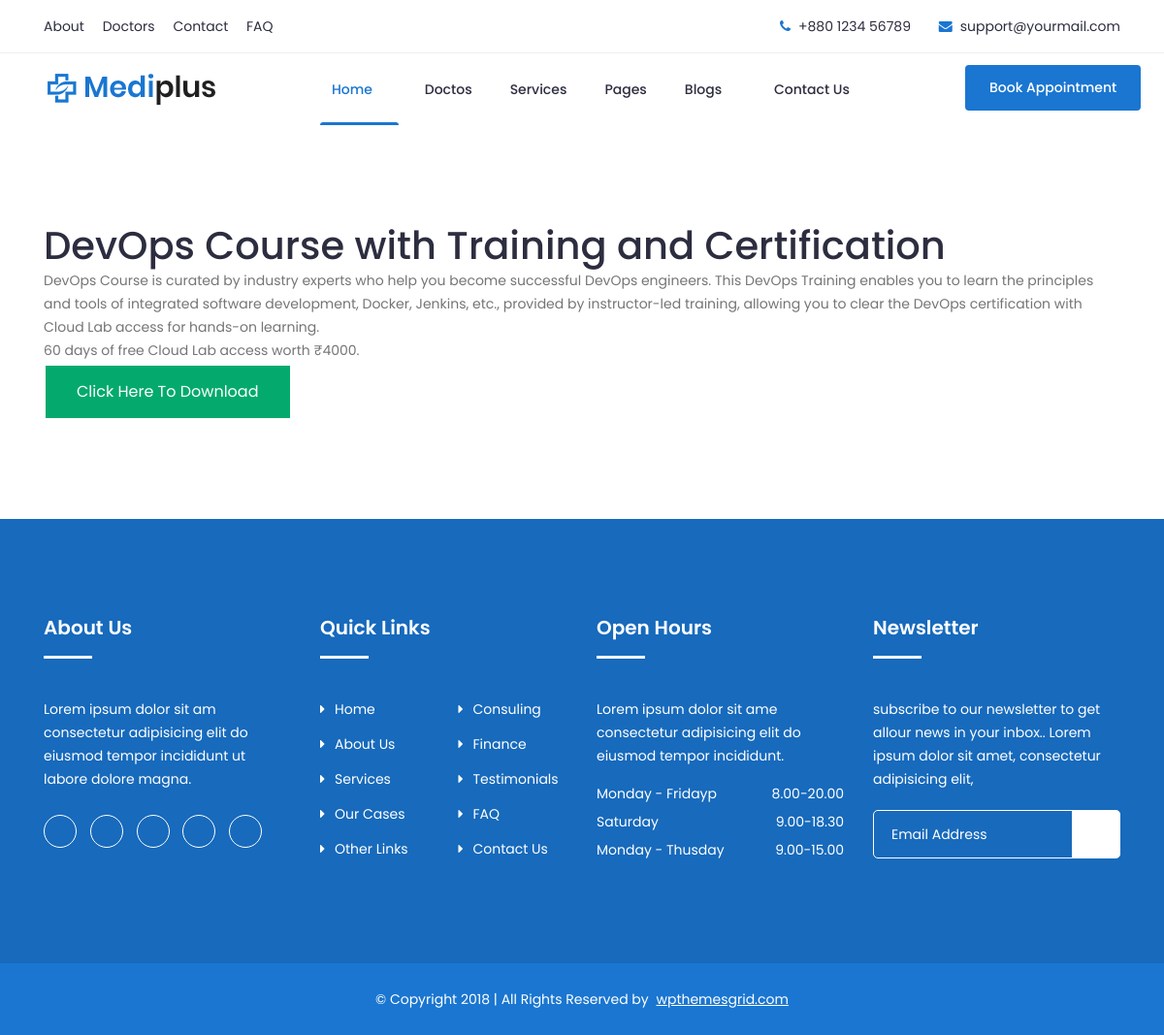
Page /servicedetails/devops-course-with-training-and-certification on the committed database.
### service/models.py (models this page shows)
class Service_Member(models.Model):
    service_title  = models.CharField(max_length=500)
    service_desc = HTMLField()
    service_slug = AutoSlugField(
        populate_from='service_title', unique=True, null=True, default=None)
    service_pdf = models.FileField(
        upload_to="service/", max_length=250, null=True, default=None)

### myfirstpro/views.py (the view)
# urls.py: path('servicedetails/<slug>', views.servicedetails),
def servicedetails(request, slug):
    servicedetails = Service_Member.objects.get(service_slug=slug)
    data = {
        'servicedetails': servicedetails
    }
    return render(request, "servicedetails.html", data)

### templates/servicedetails.html
{% include 'header.html' %}
<section class="why-choose section">
  <div class="container">
    <div class="row">
      <div class="col-lg-12">
        <h1>{{servicedetails.service_title}}</h1>
        <p>{{servicedetails.service_desc | safe}}</p>
        {% if servicedetails.service_pdf != '' %}
        <a
          style="
            background-color: #04aa6d;
            border: none;
            color: white;
            padding: 15px 32px;
            text-align: center;
            text-decoration: none;
            display: inline-block;
            font-size: 16px;
            margin: 4px 2px;
            cursor: pointer;
          "
          href="/media/{{servicedetails.service_pdf}}"
          target="_blank"
          >Click Here To Download</a
        >
        {% endif %}
      </div>
    </div>
  </div>
</section>
{% include 'footer.html' %}

### rows in the picture
Service_Member: service_title "DevOps Course with Training and Certification", service_desc "DevOps Course is curated by industry experts who help you become successful DevOps engineers. This DevOps Training enables you to learn the principles and tools of integrated software development, Docker, Jenkins, etc., provided by instructor-led training, allowing you to clear the DevOps certification with Cloud Lab access for hands-on learning. 60 days of free Cloud Lab access worth ₹4000."
